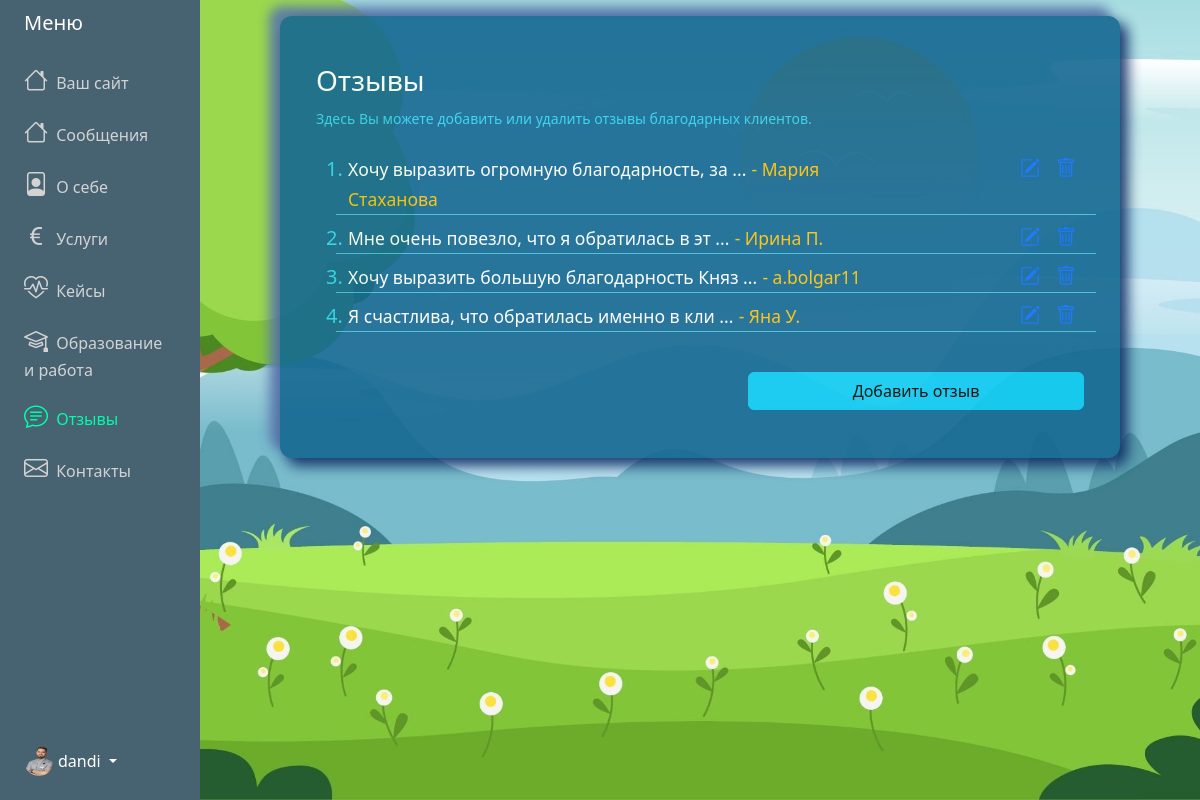
The page /adminPanel/feedbacks/ (signed in) on the database its author committed.
### adminPanel/models.py (models this page shows, shortened)
class Menu (models.Model):
    user = models.OneToOneField(User, on_delete=models.CASCADE)
    messages = models.CharField('Сообщения', max_length=100, default="Сообщения")
    about = models.CharField('О себе', max_length=100, default="О себе")
    services = models.CharField('Услуги', max_length=100, default="Услуги")
    cases = models.CharField('Кейсы', max_length=100, default="Кейсы")
    ed_and_work = models.CharField('Образование и работа', max_length=100, default="Образование и работа")
    feedbacks = models.CharField('Отзывы', max_length=100, default="Отзывы")
    contacts = models.CharField('Контакты', max_length=100, default="Контакты")

class About(models.Model):
    user = models.OneToOneField(User, on_delete=models.CASCADE)
    profession = models.CharField(max_length=200)
    slogan = models.TextField(null=True, blank=True)
    main_foto = models.ImageField(
        default="avatar.jpg",
        upload_to="About_main_foto"
    )

class Feedback(models.Model):
    name = models.CharField('Имя', max_length=200, null=False, blank=False)
    text = models.TextField('Отзыв', null=False, blank=False)
    original_img = models.ImageField(upload_to="Feedback_img", null=True, blank=True)
    user = models.ForeignKey(User, on_delete=models.CASCADE)

### adminPanel/views.py (the view)
# urls.py: path('adminPanel/feedbacks/', FeedbackView.as_view(), name="feedbacks"),
class  FeedbackView(LoginRequiredMixin,ListView):
    model = Feedback
    template_name = "adminPanel/feedbacks.html"
    context_object_name = "posts"
    def get_context_data(self, **kwargs):
        context = super().get_context_data(**kwargs)
        context['title'] = 'Отзывы'
        context['active'] = 'feedbacks'
        context['menu'] = request_menu(self.request)
        return context

### adminPanel/views.py (called while the page is built)
def request_menu(request):
    user_id = request.user.id  # Получаем id текущего пользователя
    menu = Menu.objects.filter(user_id=user_id).first()  # Используем user_id для фильтрации
    return menu

### adminPanel/templates/adminPanel/feedbacks.html (shortened to what this page needs)
{% extends "adminPanel/base.html" %}
{% block content %}
<div class="container">
    <div id="innerPage">
        <div class="row align-items-center justify-content-center">
            <div class="col-12 text-white px-5 pt-5">
                <div class="lead">
                    <h3>Отзывы</h3>
                    <p class="fs-6 mb-4">
                        <small class="label-color">Здесь Вы можете добавить или удалить отзывы благодарных клиентов.</small>
                    </p>
                </div>
                {% if posts %}
                <ol class="categories">
                    {% for post in posts %}
                    <li class="label-color fs-5">
                        <div class="row mt-2" style="border-bottom: 1px solid #45bdd9;">
                            <div class="col-9">
                                <a href="#" style="text-decoration: none;color: #ffffff;">
                                    <small>{{ post.text|slice:":40" }} ...</small>
                                    <small class="text-warning"> - {{ post.name }}</small>
                                </a>
                            </div>
                            <div class="task-controls col-3 card-text d-flex">
                                <a class="edit px-2 ms-auto" href="{% url 'update-feedback' post.id %}">
                                    <i class="bi bi-pencil-square"></i></a>
                                <a class="edit px-2" href="{% url 'delete-feedback' post.id %}"><i class="bi bi-trash"></i></a>
                            </div>
                        </div>
                    </li>
                    {%endfor%}
                </ol>
                {% else %}
                <p class="text-center"> Список пуст!
                    <a href="{% url 'create-feedback' %}">Добавить отзыв</a>
                </p>
                {% endif %}
            </div>
        </div>
        <div class="row align-items-center justify-content-center">
            <div class="col-sm-6 col-xs-12 d-sm-block  px-5 pb-5">
                <a href="{% url 'create-feedback' %}" class="btn btn-info mt-4 w-100"
                    id="ed-and-work-brn">Добавить отзыв</a>
            </div>
        </div>
    </div>
</div>
{% endblock content %}

### adminPanel/templates/adminPanel/base.html (shortened to what this page needs)
{% load static %}
<!DOCTYPE html>
<html lang="en">
<head>
    <link href="https://cdn.jsdelivr.net/npm/bootstrap@5.3.3/dist/css/bootstrap.min.css" rel="stylesheet"
>
    <link rel="stylesheet"
        href="https://cdnjs.cloudflare.com/ajax/libs/bootstrap-icons/1.8.1/font/bootstrap-icons.min.css">
    <link rel="stylesheet" href="{% static 'css/styles.css'%}">
</head>
<body class="admin-panel-body">
    <div class="container-fluid">
        <div class="row flex-nowrap">
            <div class="col-auto col-md-3 col-xl-2 px-sm-2 px-0 custom-menu">
                <div class="d-flex flex-column align-items-center align-items-sm-start px-3 pt-2 text-white min-vh-100 custom-menu-fixed">
                    <a href="/"
                        class="d-flex align-items-center pb-3 mb-md-0 me-md-auto text-white text-decoration-none">
                        <span class="fs-5 d-none d-sm-inline">Меню</span>
                    </a>
                    <ul class="nav text-light flex-column mb-sm-auto mb-0 align-items-center align-items-sm-start"
                        id="menu">
                        <li>
                            <a href="{% url 'site' username=user.username %}" class="nav-link align-middle px-0 admin-menu-text {%if active == 'home' %} active {% endif %}">
                                <i class="fs-4 bi-house"></i> <span class="ms-1 d-none d-sm-inline">Ваш сайт</span>
                            </a>
                        </li>
                        <li>
                            <a href="{% url 'messages' %}" class="nav-link align-middle px-0 admin-menu-text {%if active == 'messages' %} active {% endif %}">
                                <i class="fs-4 bi-house"></i> <span class="ms-1 d-none d-sm-inline">{% if menu.messages %} {{ menu.messages }} {% else %}Сообщения {% endif %}</span>
                            </a>
                        </li>
                        <li>
                            <a href="{% url 'about' %}" class="nav-link align-middle px-0 admin-menu-text {%if active == 'about' %} active {% endif %}">
                                <i class="fs-4 bi-file-person"></i> <span class="ms-1 d-none d-sm-inline">{% if menu.about %} {{ menu.about }} {% else %} О себе {% endif %}</span>
                            </a>
                        </li>
                        <li>
                            <a href="{% url 'services' %}" class="nav-link px-0 align-middle admin-menu-text {%if active == 'services' %} active {% endif %}">
                                <i class="fs-4 bi-currency-euro"></i> <span class="ms-1 d-none d-sm-inline">{% if menu.services %} {{ menu.services }} {% else %} Услуги {% endif %}</span></a>
                        </li>
                        <li>
                            <a href="{% url 'cases' %}" class="nav-link px-0 align-middle admin-menu-text {%if active == 'cases' %} active {% endif %}">
                                <i class="fs-4 bi-heart-pulse"></i> <span class="ms-1 d-none d-sm-inline">{% if menu.cases %} {{ menu.cases }} {% else %} Кейсы {% endif %}</span></a>
                        </li>
                        <li>
                            <a href="{% url 'ed-and-work' %}" class="nav-link px-0 align-middl admin-menu-text {%if active == 'ed_and_work' %} active {% endif %}">
                                <i class="fs-4 bi-mortarboard"></i> <span class="ms-1 d-none d-sm-inline">{% if menu.ed_and_work %} {{ menu.ed_and_work }} {% else %} Образование и работа {% endif %}</span></a>
                        </li>
                        <li>
                            <a href="{% url 'feedbacks' %}" class="nav-link px-0 align-middle admin-menu-text {%if active == 'feedbacks' %} active {% endif %}">
                                <i class="fs-4 bi-chat-text"></i> <span class="ms-1 d-none d-sm-inline">{% if menu.feedbacks %} {{ menu.feedbacks }} {% else %} Отзывы {% endif %}</span>
                            </a>
                        </li>
                        <li>
                            <a href="{% url 'contacts' %}" class="nav-link px-0 align-middle admin-menu-text {%if active == 'contacts' %} active {% endif %}">
                                <i class="fs-4 bi-envelope"></i> <span class="ms-1 d-none d-sm-inline">{% if menu.contacts %} {{ menu.contacts }} {% else %} Контакты {% endif %}</span>
                            </a>
                        </li>
                    </ul>
                    <div class="dropdown pb-4">
                        <a href="#"
                            class="d-flex align-items-center text-white text-decoration-none dropdown-toggle {% if current_path == home_url %}active{% endif %}"
                            id="dropdownUser1" data-bs-toggle="dropdown" aria-expanded="false">
                            <img src="{{ user.about.main_foto.url }}" alt="logo" width="30" height="30"
                                class="rounded-circle">
                            <span class="d-none d-sm-inline mx-1">{{user.username}}</span>
                        </a>
                    </div>
                </div>
            </div>
            <div class="col py-3">
                {% block content %}
                {% endblock content %}
            </div>
        </div>
    </div>
</body>
</html>

### static/css/styles.css (style rules this page uses)
:root { --color-primary: #ee394c; --color-secondary: #86b7fe; --color-light: #f2f2f2; --color-gray: #ced4da; --color-dark: #212121; --color-white: #ffffff; --color-error: #e2442f; --color-warning: #ffc900; --color-info: #02a2b9; --color-success: #1ba345; --color-input: #00d1b2; --border-radius: 5px; }
body { background-repeat: no-repeat; background-size: cover; background-position: center; background-attachment: fixed; }
#innerPage { width:100%; max-width:840px; margin : 0 auto; border-radius: 12px; background: #156892; box-shadow: 7px 7px 13px 1px #0f2d64, -10px -9px 11px 1px #5b79ad; opacity: 0.9; }
.custom-menu { background-color: #476270; }
.custom-menu-fixed { position: sticky; top: 0; z-index: 100; }
.admin-menu-text { color: lightgray; }
.admin-menu-text.active { color: #0fa !important; }
.label-color { color:#31d2f2; }

### adminPanel/templates/adminPanel/feedbacks.html (style rules this page uses)
.admin-panel-body { background-image: url('/media/fon-admin-about.jpg'); }

### rows shown on the page
Menu: messages "Сообщения", about "О себе", services "Услуги", cases "Кейсы", ed_and_work "Образование и работа", feedbacks "Отзывы", contacts "Контакты"
Feedback: text "Хочу выразить огромную благодарность, за", name "Мария Стаханова"
Feedback: text "Мне очень повезло, что я обратилась в эт", name "Ирина П."
Feedback: text "Хочу выразить большую благодарность Княз", name "a.bolgar11"
Feedback: text "Я счастлива, что обратилась именно в кли", name "Яна У."

### other values the page prints
{{ user.username }} "dandi"
